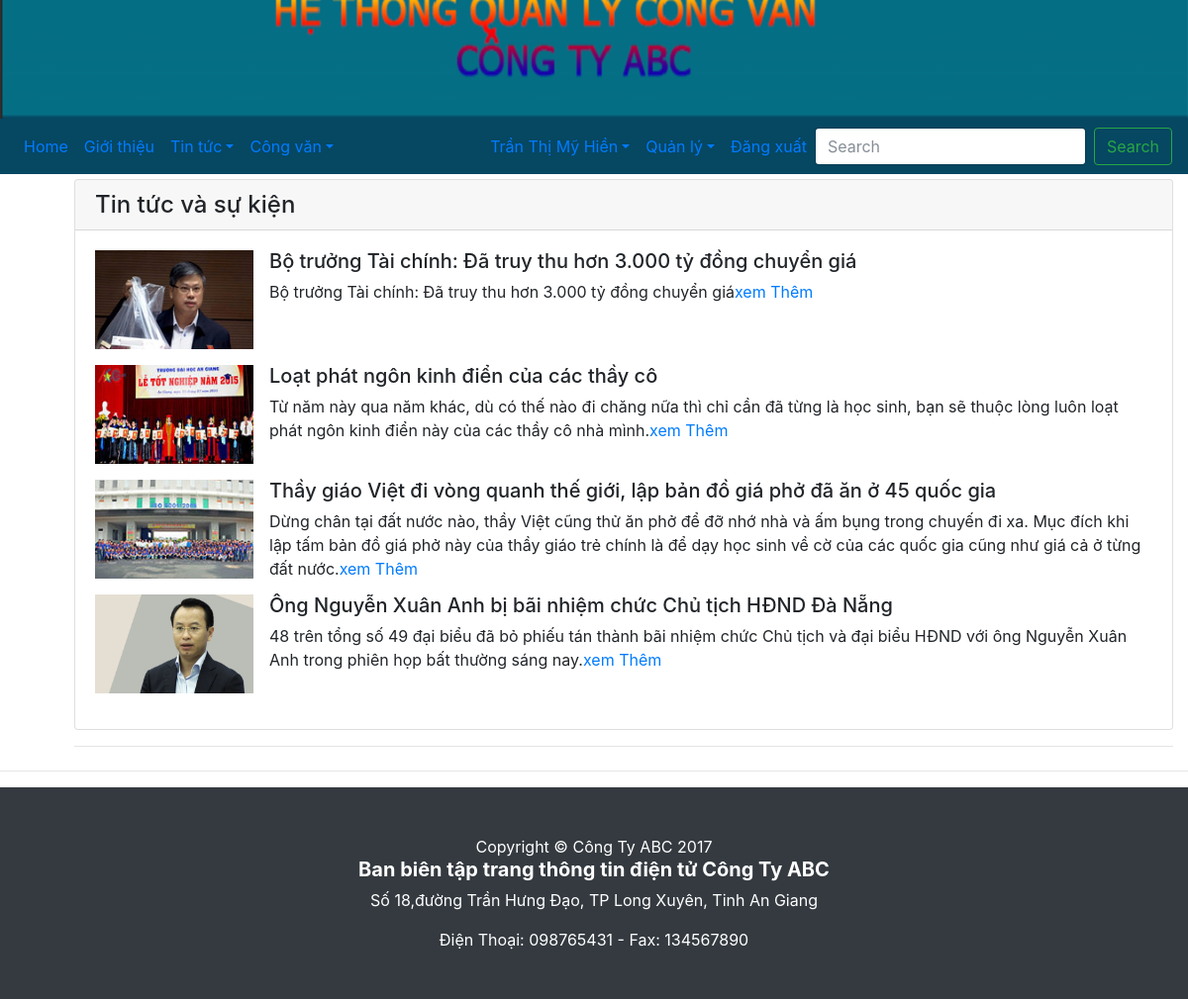
The app's page /tintuc_noibat.php (signed in) with its own data.
### tables this page shows
CREATE TABLE IF NOT EXISTS `tintuc` (
`ID` int(10) NOT NULL,
  `Hinhanh` varchar(255) DEFAULT NULL,
  `Tieude` varchar(255) NOT NULL,
  `ID_danhmuc` int(10) NOT NULL,
  `ID_nguoidung` int(10) NOT NULL,
  `Ngaydang` datetime NOT NULL,
  `Tomtat` text NOT NULL,
  `Noidung` text NOT NULL
);

### tintuc_noibat.php (the view, shortened to what this page needs)
<?php
	require_once "config.php";
	$sql = "SELECT d.TenDM ,t.*,n.HoVaTen
			FROM danhmuc d , tintuc t , nguoidung n
			WHERE d.ID = t.ID_danhmuc AND n.ID=t.ID_nguoidung";
			$danhsach = mysqli_query($link, $sql);
?>
<!DOCTYPE html>
<html lang="en">
	<head>
		<link rel="stylesheet" href="css/bootstrap.min.css" />
		<link rel="stylesheet" href="css/bootstrap-custom.css" />
	</head>
	<body>
		<?php include_once "navbar.php"; ?>
			<div class="container" style="margin: 5px 8% 2% 5%;">
			<div class="card">
				<h4 class="card-header">Tin tức và sự kiện</h4>
				<div class="card-body">
					<?php
						while($dong = mysqli_fetch_array($danhsach))
						{
						echo "<div class='media'>";
							  echo "<p ><img class='align-self-center mr-3' src='img/{$dong['Hinhanh']}' style='width:160px;height:100px;' alt='' /></p>";
							 echo " <div class='media-body'>";
							   echo " <h5 class='mt-0'>{$dong['Tieude']}</h5>";
							    echo "{$dong['Tomtat']}";
							   echo "<a href='tintuc_xem.php?id={$dong['ID']}'>xem Thêm</a>";
							 echo " </div>";
							echo "</div>";
							}
					?>
				</div>
			</div>
			<hr />
	</div>
	<?php include_once "footer.php"; ?>
</body>
</html>

### records on screen
tintuc: Hinhanh (picture), Tieude "Bộ trưởng Tài chính: Đã truy thu hơn 3.000 tỷ đồng chuyển giá", Tomtat "Bộ trưởng Tài chính: Đã truy thu hơn 3.000 tỷ đồng chuyển giá"
tintuc: Hinhanh (picture), Tieude "Loạt phát ngôn kinh điển của các thầy cô", Tomtat "Từ năm này qua năm khác, dù có thế nào đi chăng nữa thì chỉ cần đã từng là học sinh, bạn sẽ thuộc lòng luôn loạt phát ngôn kinh điển này của các thầy cô nhà mình."
tintuc: Hinhanh (picture), Tieude "Thầy giáo Việt đi vòng quanh thế giới, lập bản đồ giá phở đã ăn ở 45 quốc gia", Tomtat "Dừng chân tại đất nước nào, thầy Việt cũng thử ăn phở để đỡ nhớ nhà và ấm bụng trong chuyến đi xa. Mục đích khi lập tấm bản đồ giá phở này của thầy giáo trẻ chính là để dạy học sinh về cờ của các quốc gia cũng như giá cả ở từng đất nước."
tintuc: Hinhanh (picture), Tieude "Ông Nguyễn Xuân Anh bị bãi nhiệm chức Chủ tịch HĐND Đà Nẵng", Tomtat "48 trên tổng số 49 đại biểu đã bỏ phiếu tán thành bãi nhiệm chức Chủ tịch và đại biểu HĐND với ông Nguyễn Xuân Anh trong phiên họp bất thường sáng nay."

### other values on screen
$_SESSION['HoVaTen'] "Trần Thị Mỹ Hiền"
